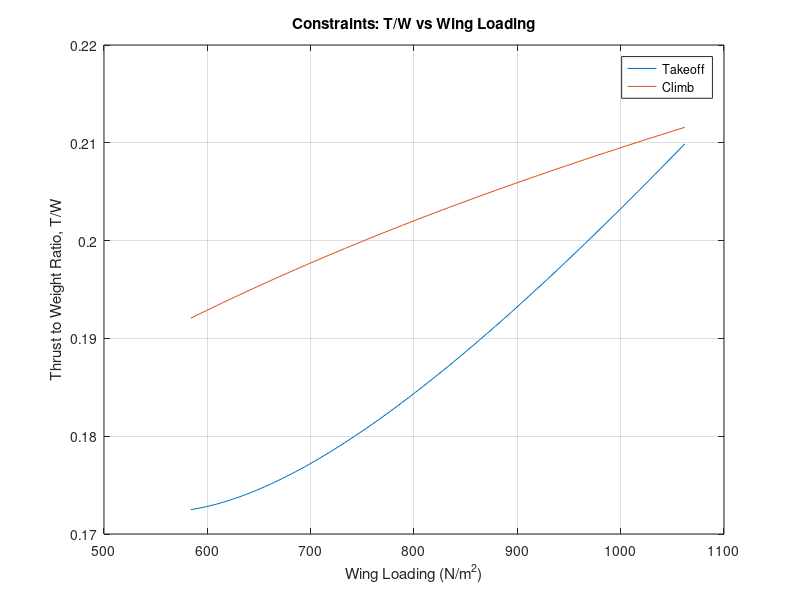

MATLAB code for this plot:
%Created by Kriston Rickman
%Date created 07/06/26
%V1.06
%Energy based constraint analysis
%Note:

%/**\

%/*simple concept of the takeoff constraint. formulas have been double
% checked and have changed base on the developing knowledge on the
% matter.*\

clearvars

%Initial assumptions of aircraft design

Gravity = 9.81;

p_SL = 1.225;
p_cruise = 0.905;

Cruise_velocity = 74.594;

C_Dmin = 0.027; % Assumption from Cirrus sr 20
C_Lmin = 0.3; % Assumption from Cirrus sr 20

Sweep_angle = 3; % Made from assumption

HP_to_watts = 745.7;

%The Design of the aircraft inputs
%NOTE Measuremnt in HP will be convert to Watts

Engine_power_HP = 230; % Assumption of Eninge need data
Span = 5; % assume based on aircraft type
Wing_area = 8:0.1:16; % assume based on aircraft type

Mass_without_wing_skin = 780; % assume based on aircraft type
Wing_mass_per_volume = 2700; % assumption of mass of GA aluminum
Wing_skin_thickness = 0.002; % assumption of mass of GA aluminum

% Engine Characteristics calculations

Engine_power_watts = Engine_power_HP .* HP_to_watts;

%Mass of the aircraft and related Geometry calculations

Fuel_spent_ground_to_TO = 0.11;
Fuel_mass_per_gallon = 2.8; % ARD
mass_loss_on_TO = Fuel_spent_ground_to_TO .* Fuel_mass_per_gallon;

Wing_skin_area_total = 2 .* Wing_area;
Wing_skin_volume = Wing_skin_area_total .* Wing_skin_thickness;
Wing_skin_mass = Wing_skin_volume .* Wing_mass_per_volume;

Mass_aircraft = Mass_without_wing_skin + Wing_skin_mass; % assume based on aircraft type
Mass_TO = Mass_aircraft - mass_loss_on_TO;

Weight_TO = Mass_TO * Gravity;
Wing_loading = Weight_TO ./ Wing_area;
AR_wing = Span.^2 ./ Wing_area;





%Aerodynamic calculations

    %Oswald efficiency calculations - Sweep angle calculation decision
if Sweep_angle == 0
    e = 1.78 .* (1 - 0.045 .* AR_wing.^0.68) - 0.64;
elseif Sweep_angle >= 30
    e = 4.61 .* (1 - 0.045 .* AR_wing.^0.68) .* (cosd(Sweep_angle)).^0.15 - 3.1;
elseif (Sweep_angle > 0) && (Sweep_angle < 30)
    e0 = 1.78 .* (1 - 0.045 .* AR_wing.^0.68) - 0.64;
    e30 = 4.61 .* (1 - 0.045 .* AR_wing.^0.68) .* (cosd(30)).^0.15 - 3.1;
    e = e0 + (Sweep_angle ./ 30) .* (e30 - e0);
else
    error("Sweep angle is out of range")
end
    
    %Full Drag Polar Buildup
K_1 = 1./(pi.*AR_wing.*e);

C_D0 = C_Dmin + K_1.*C_Lmin.^2;

K_2 = -2.*K_1.*C_Lmin;

%Takeoff constraint assumptions, variables and formulas
    %variables
S_G = 502.92; % Ground roll takeoff distance
K_TO = 1.2;
C_Lmax_TO = 1.7; % Assumption including flaps, elevator, and wing
Rolling_friction_coefficient = 0.03;
Propeller_efficiency_TO = 0.75; % assume based on propeller

    %Velocity formulas
Velocity_stall = sqrt((2 .* Weight_TO) ./ (p_SL .* Wing_area .* C_Lmax_TO));

Velocity_TO = K_TO * Velocity_stall;

Velocity_avg_TO = Velocity_TO ./ sqrt(2);

    %constraints sub-formulas
q_avg_TO = 0.5 .* p_SL .* Velocity_avg_TO.^2;

C_L_required_TO = 2 .* Weight_TO ./(p_SL .* Velocity_TO.^2 .* Wing_area);

%/*C_L_ground_TO For a more accurate constraint create a lift coefficient
%that is specific for ground because the ground and takeoff coefficents
% are not the same*\

C_DTO = C_D0 + (K_1.*C_L_required_TO.^2) + K_2.*C_L_required_TO;

Lift_TO = 0.5 .* p_SL .* Velocity_TO.^2 .* Wing_area .* C_L_required_TO;

Lift_avg_TO = 0.5 .* p_SL .* Velocity_avg_TO.^2 .* Wing_area .* C_L_required_TO;

Drag_TO = 0.5 .* C_DTO .* p_SL .* Wing_area .* Velocity_TO.^2;

Drag_avg_TO = 0.5 .* p_SL .* Velocity_avg_TO.^2 .* Wing_area .* C_DTO;

Thrust_TO = (Propeller_efficiency_TO .* Engine_power_watts) ./ Velocity_TO;

Acceleration_TO = Velocity_TO.^2 ./ (2 .* S_G);

Thrust_to_Weight_TO = (Acceleration_TO ./ Gravity) + (q_avg_TO .* C_DTO) ./ Wing_loading + Rolling_friction_coefficient .* (1 - (q_avg_TO .* C_L_required_TO) ./ Wing_loading); % Takeoff Constraint

%Creating scatter plot for takeoff constraint
figure;
plot(Wing_loading, Thrust_to_Weight_TO, '-');

hold on; %Stops from other plots from overriding the first

%Climb constraint with no turns thus keeping the load factor (n) roughly 1

%Variables
n = 1;
alpha = 1; % assuming Simple sea-level climb

    %Aircraft desired Inputs
rate_of_climb = 3.5; %(meters per sec)
velocity_climb = 35;
p_climb = 1.225;

%sub-formulas for the climb constraint

q_climb = 0.5 .* p_climb .* velocity_climb.^2;

Beta = Mass_TO ./ Mass_aircraft; % Weight fraction

Thrust_to_Weight_climb = Beta/alpha .* (((K_1 .* n.^2 .* Beta) ./ q_climb) .* (Weight_TO ./ Wing_area) + K_2 .* n + C_D0 ./ ((Beta ./ q_climb) .* Wing_loading) + rate_of_climb ./ velocity_climb);

%C_Lcruise = 2 .*Weight_TO./(p_cruise .* Cruise_velocity.^2 .* Wing_area);

%C_Dcruise = C_D0 + (K_1.*C_Lcruise.^2) + K_2.*C_Lcruise;

%Acceleration_horizontal_TO = (Thrust_TO - Drag_TO - Rolling_friction_coefficient .* (Weight_TO - Lift_TO)) ./ Mass_TO; % Horizontal acceleration

plot(Wing_loading, Thrust_to_Weight_climb, '-');


% Cruise constraint


xlabel('Wing Loading (N/m^2)');
ylabel('Thrust to Weight Ratio, T/W');
title('Constraints: T/W vs Wing Loading');
grid on;
legend('Takeoff', 'Climb')
hold off; %stops the plots from being in the hold mode thus future  plots can ovveride
